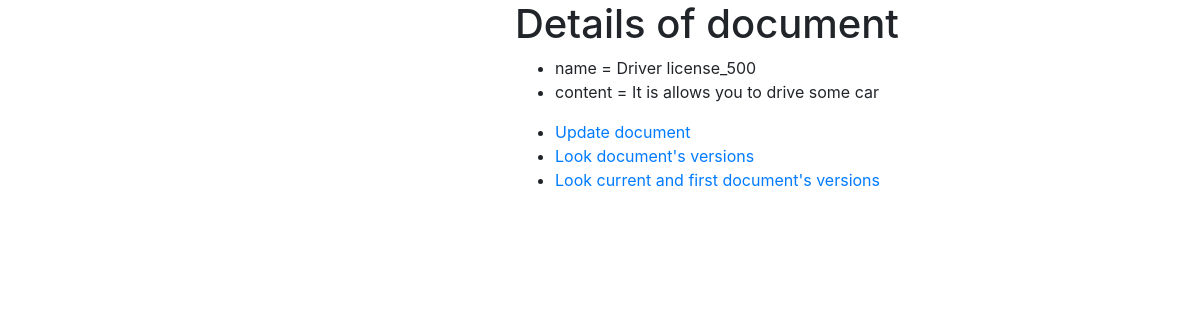
The page /details_document/2 on the database as committed earlier.
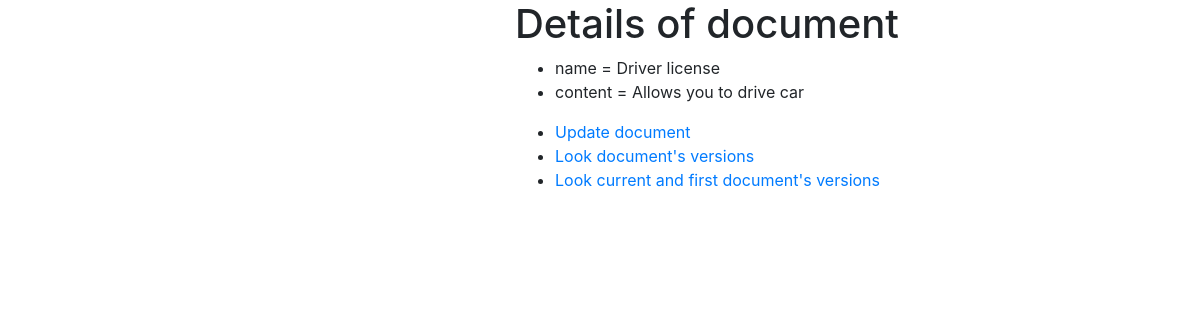
The same page on the database as committed later.
### document_storage/models.py (models this page shows, shortened)
class Document(Model):
    name = CharField(max_length=30)
    content = TextField()
    history = HistoricalRecords()

### document_storage/views.py (the view)
# urls.py: path('details_document/<int:pk>', ReadDocumentView.as_view(), name='details_document'),
class ReadDocumentView(DetailView):
    model = Document
    template_name = 'details_document_page.html'
    context_object_name = 'doc'
    def get_context_data(self, *, object_list=None, **kwargs):
        context = super().get_context_data(**kwargs)
        context['title'] = 'Details of document'
        return context

### document_storage/templates/document_storage/details_document_page.html (shortened to what this page needs)
{% extends 'document_storage/base.html' %}
{% block content %}
<div>
    <h1>{{ title }}</h1>
        <ul>
            <li>name = {{ doc.name }}</li>
            <li>content = {{ doc.content }} </li>
        </ul>
    <ul>
        <li ><a href = "{% url 'update_document' pk=doc.pk %}">Update document</a></li>
        <li><a href = "{% url 'versions_document' pk=doc.pk %}">Look document's versions</a></li>
        <li><a href = "{% url 'current_and_first_versions' pk=doc.pk %}">Look current and first document's versions</a></li>
    </ul>
</div>
{% endblock %}

Rows that differ between the two databases and show on the page:
changed Document: name "Driver license_500" → "Driver license"; content "It is allows you to drive some car" → "Allows you to drive car"
